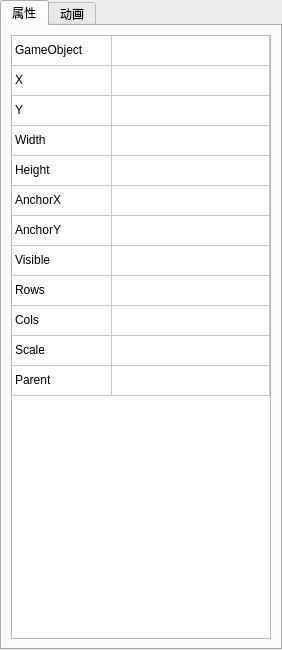
<?xml version="1.0" encoding="UTF-8"?>
<ui version="4.0">
 <class>PropertiesPane</class>
 <widget class="QWidget" name="PropertiesPane">
  <property name="geometry">
   <rect>
    <x>0</x>
    <y>0</y>
    <width>282</width>
    <height>650</height>
   </rect>
  </property>
  <property name="windowTitle">
   <string>Form</string>
  </property>
  <layout class="QVBoxLayout" name="verticalLayout_2">
   <property name="spacing">
    <number>0</number>
   </property>
   <property name="leftMargin">
    <number>0</number>
   </property>
   <property name="topMargin">
    <number>0</number>
   </property>
   <property name="rightMargin">
    <number>0</number>
   </property>
   <property name="bottomMargin">
    <number>0</number>
   </property>
   <item>
    <widget class="QTabWidget" name="tabWidget">
     <property name="currentIndex">
      <number>0</number>
     </property>
     <widget class="QWidget" name="tab">
      <attribute name="title">
       <string>属性</string>
      </attribute>
      <layout class="QVBoxLayout" name="verticalLayout">
       <item>
        <widget class="QTableWidget" name="tableWidget">
         <property name="showGrid">
          <bool>true</bool>
         </property>
         <property name="sortingEnabled">
          <bool>false</bool>
         </property>
         <attribute name="horizontalHeaderVisible">
          <bool>false</bool>
         </attribute>
         <attribute name="horizontalHeaderCascadingSectionResizes">
          <bool>false</bool>
         </attribute>
         <attribute name="horizontalHeaderHighlightSections">
          <bool>false</bool>
         </attribute>
         <attribute name="horizontalHeaderShowSortIndicator" stdset="0">
          <bool>false</bool>
         </attribute>
         <attribute name="horizontalHeaderStretchLastSection">
          <bool>true</bool>
         </attribute>
         <attribute name="verticalHeaderVisible">
          <bool>false</bool>
         </attribute>
         <attribute name="verticalHeaderCascadingSectionResizes">
          <bool>false</bool>
         </attribute>
         <attribute name="verticalHeaderHighlightSections">
          <bool>false</bool>
         </attribute>
         <attribute name="verticalHeaderShowSortIndicator" stdset="0">
          <bool>false</bool>
         </attribute>
         <attribute name="verticalHeaderStretchLastSection">
          <bool>false</bool>
         </attribute>
         <row>
          <property name="text">
           <string>名称</string>
          </property>
         </row>
         <row>
          <property name="text">
           <string>x</string>
          </property>
         </row>
         <row>
          <property name="text">
           <string>y</string>
          </property>
         </row>
         <row>
          <property name="text">
           <string>w</string>
          </property>
         </row>
         <row>
          <property name="text">
           <string>h</string>
          </property>
         </row>
         <row>
          <property name="text">
           <string>anchorx</string>
          </property>
         </row>
         <row>
          <property name="text">
           <string>anchory</string>
          </property>
         </row>
         <row>
          <property name="text">
           <string>visible</string>
          </property>
         </row>
         <row>
          <property name="text">
           <string>row</string>
          </property>
         </row>
         <row>
          <property name="text">
           <string>col</string>
          </property>
         </row>
         <row>
          <property name="text">
           <string>scale</string>
          </property>
         </row>
         <row>
          <property name="text">
           <string>parent</string>
          </property>
         </row>
         <column>
          <property name="text">
           <string>属性</string>
          </property>
         </column>
         <column>
          <property name="text">
           <string>值</string>
          </property>
         </column>
         <item row="0" column="0">
          <property name="text">
           <string>GameObject</string>
          </property>
          <property name="flags">
           <set>ItemIsSelectable|ItemIsEnabled</set>
          </property>
         </item>
         <item row="0" column="1">
          <property name="text">
           <string/>
          </property>
         </item>
         <item row="1" column="0">
          <property name="text">
           <string>X</string>
          </property>
          <property name="flags">
           <set>ItemIsSelectable|ItemIsEnabled</set>
          </property>
         </item>
         <item row="1" column="1">
          <property name="text">
           <string/>
          </property>
         </item>
         <item row="2" column="0">
          <property name="text">
           <string>Y</string>
          </property>
          <property name="flags">
           <set>ItemIsSelectable|ItemIsEnabled</set>
          </property>
         </item>
         <item row="3" column="0">
          <property name="text">
           <string>Width</string>
          </property>
          <property name="flags">
           <set>ItemIsSelectable|ItemIsEnabled</set>
          </property>
         </item>
         <item row="4" column="0">
          <property name="text">
           <string>Height</string>
          </property>
          <property name="flags">
           <set>ItemIsSelectable|ItemIsEnabled</set>
          </property>
         </item>
         <item row="5" column="0">
          <property name="text">
           <string>AnchorX</string>
          </property>
         </item>
         <item row="6" column="0">
          <property name="text">
           <string>AnchorY</string>
          </property>
         </item>
         <item row="7" column="0">
          <property name="text">
           <string>Visible</string>
          </property>
          <property name="flags">
           <set>ItemIsSelectable|ItemIsEnabled</set>
          </property>
         </item>
         <item row="7" column="1">
          <property name="text">
           <string/>
          </property>
         </item>
         <item row="8" column="0">
          <property name="text">
           <string>Rows</string>
          </property>
          <property name="flags">
           <set>ItemIsSelectable|ItemIsEnabled</set>
          </property>
         </item>
         <item row="8" column="1">
          <property name="text">
           <string/>
          </property>
         </item>
         <item row="9" column="0">
          <property name="text">
           <string>Cols</string>
          </property>
          <property name="flags">
           <set>ItemIsSelectable|ItemIsEnabled</set>
          </property>
         </item>
         <item row="9" column="1">
          <property name="text">
           <string/>
          </property>
         </item>
         <item row="10" column="0">
          <property name="text">
           <string>Scale</string>
          </property>
          <property name="flags">
           <set>ItemIsSelectable|ItemIsEnabled</set>
          </property>
         </item>
         <item row="11" column="0">
          <property name="text">
           <string>Parent</string>
          </property>
          <property name="flags">
           <set>ItemIsSelectable|ItemIsEnabled</set>
          </property>
         </item>
        </widget>
       </item>
      </layout>
     </widget>
     <widget class="QWidget" name="tab_2">
      <attribute name="title">
       <string>动画</string>
      </attribute>
     </widget>
    </widget>
   </item>
  </layout>
 </widget>
 <resources/>
 <connections/>
</ui>
